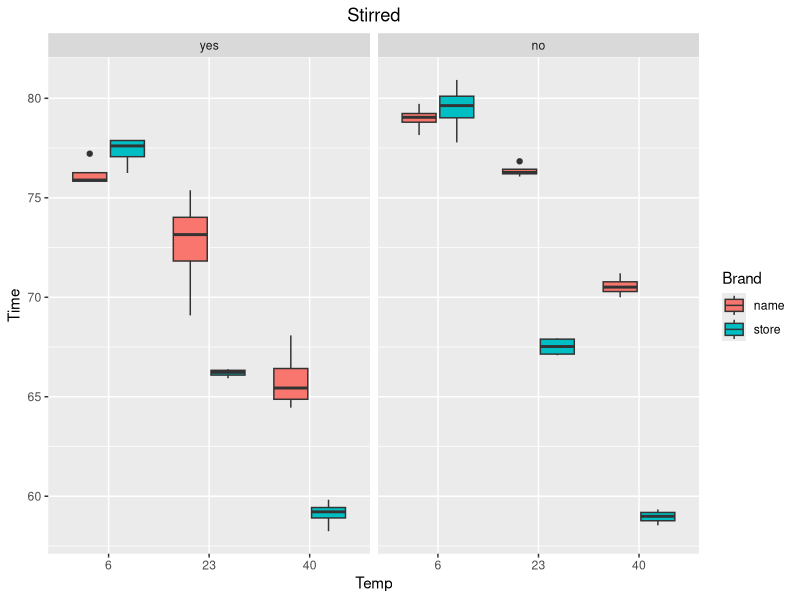
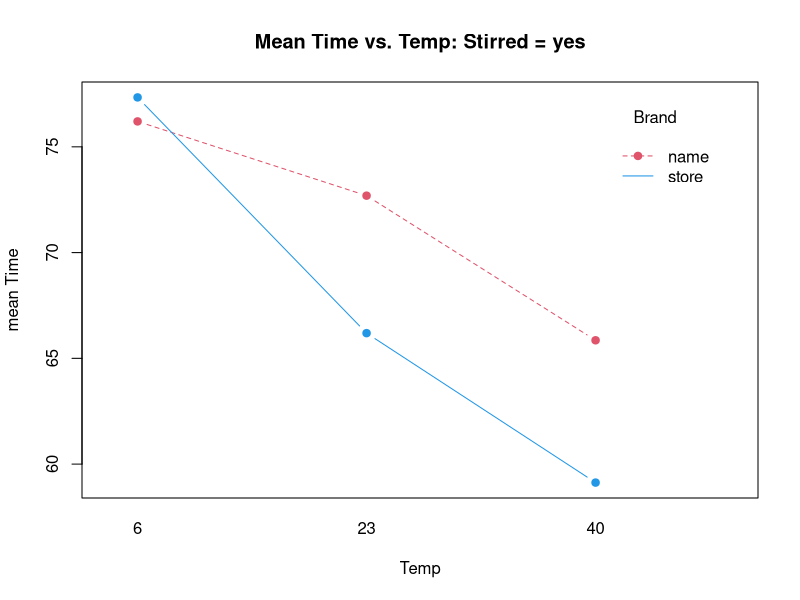
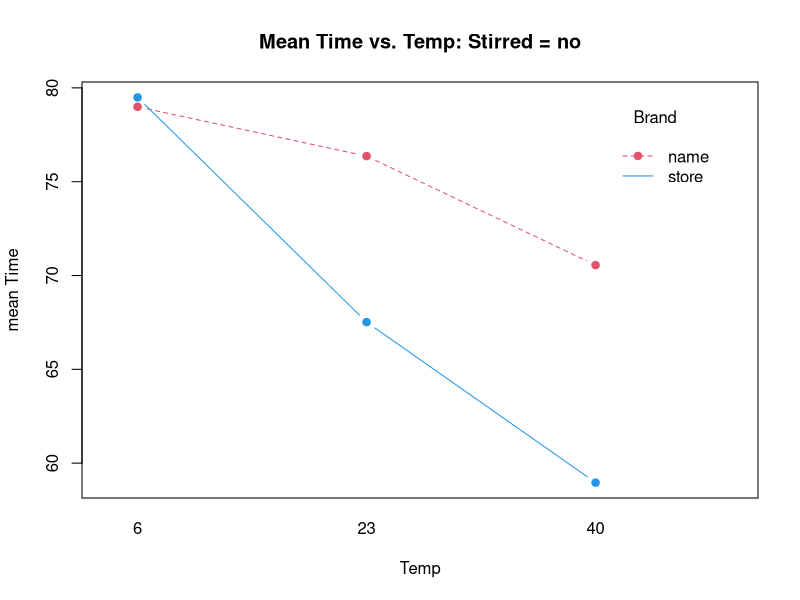
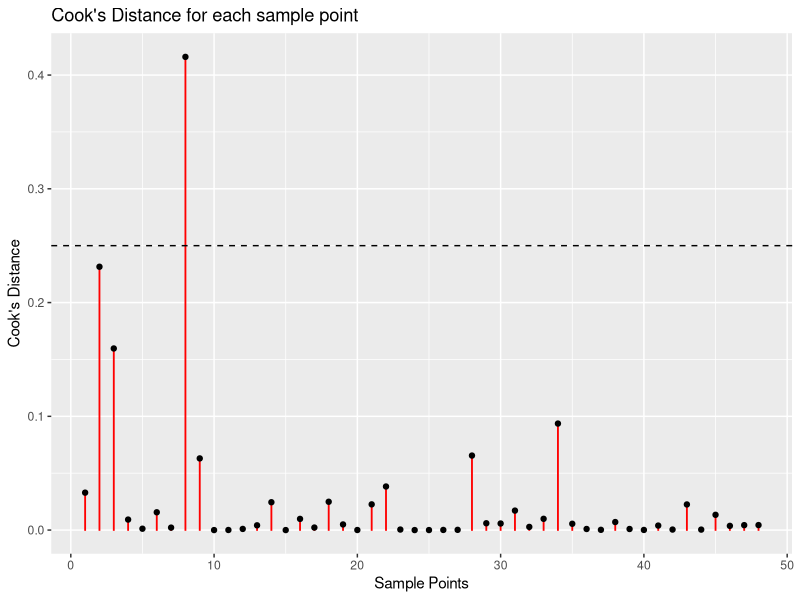
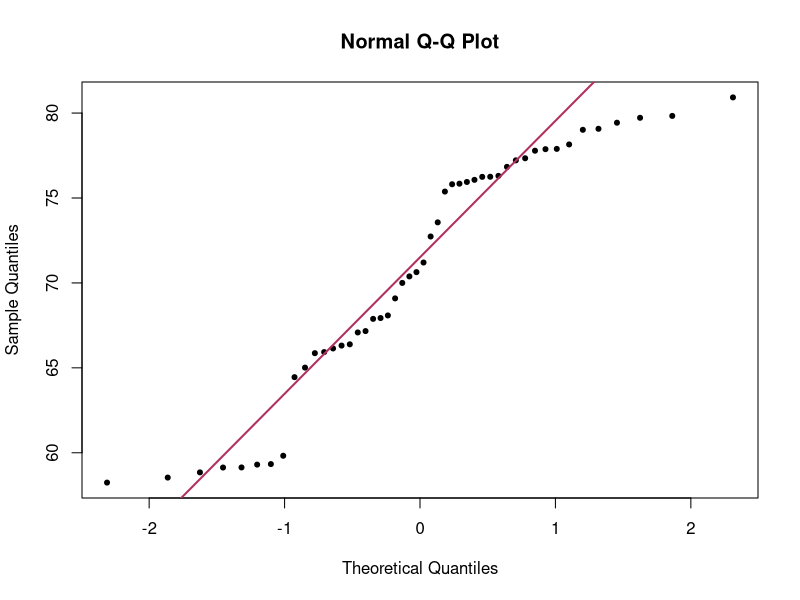
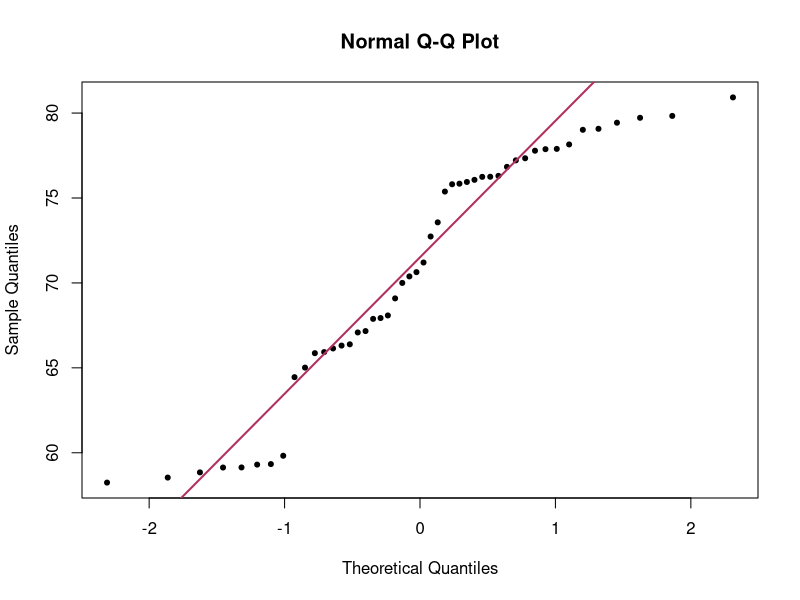
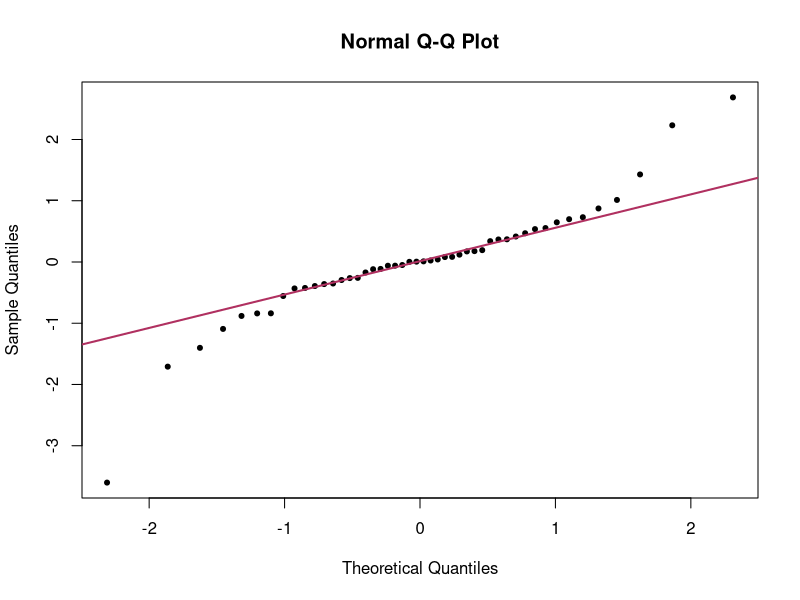

These charts were generated, in order, by the following R code:
## ---- chunk 1
library(tidyverse)
library(car)
library(emmeans)
library(lme4)
df_eff <- read_csv('effervescence.csv', col_types = 'fffnnn')
## ---- chunk 2
df_stats <-
df_eff %>% group_by(Brand, Temp, Stirred) %>% 
summarise('Min' = min(Time),
          '25%' = quantile(Time, probs = 0.25),
          'Mean' = mean(Time), 
          'Median' = median(Time),
          '75%' = quantile(Time, probs = 0.75),
          'Max' = max(Time),
          'Range' = Max - Min,
          'Var' = var(Time), 
          'n' = n())
knitr::kable(df_stats)
## ---- chunk 3
df_eff %>% ggplot() + geom_boxplot(aes(fill = Brand, y = Time, x = Temp)) + 
  facet_grid(cols = vars(Stirred)) + labs(title = "Stirred") + theme(
  plot.title = element_text(hjust = 0.5)
)
## ---- chunk 4
##3 factor interaction plot based on HW7 code

with(df_eff%>%filter(Stirred=="yes"),interaction.plot(Temp,Brand,Time,
            type="b", pch=19, col=c(2,4), ylab="mean Time",
           main="Mean Time vs. Temp: Stirred = yes"))

with(df_eff%>%filter(Stirred=="no"),interaction.plot(Temp,Brand,Time,
          type="b", pch=19, col=c(2,4), ylab="mean Time",
          main="Mean Time vs. Temp: Stirred = no"))
## ---- chunk 5
aov_eff <- aov(lm_eff <- lm(Time ~ Brand * Temp * Stirred, data = df_eff))

cooksD_values <- cooks.distance(lm_eff)
 
ggplot() + geom_col(aes(y = cooksD_values, x = 1:length(cooksD_values)), width = 0.025, col = 'red')  + 
    geom_point(aes(y = cooksD_values, x = 1:length(cooksD_values))) + xlab('Sample Points') + ylab("Cook's Distance") + 
    geom_hline(yintercept = 0.25, lty = 2) + labs(title = "Cook's Distance for each sample point")
## ---- chunk 6
options(repr.plot.width = 8, repr.plot.height = 6, repr.plot.res = 200)
qqnorm(df_eff$Time, pch = 20)
qqline(df_eff$Time, col = "maroon", lwd = 2)
## ---- chunk 7
options(repr.plot.width = 8, repr.plot.height = 6, repr.plot.res = 200)
qqnorm(df_eff$Time, pch = 20)
qqline(df_eff$Time, col = "maroon", lwd = 2)

qqnorm(lm_eff$resid, pch = 20)
qqline(lm_eff$resid, col = "maroon", lwd = 2)
